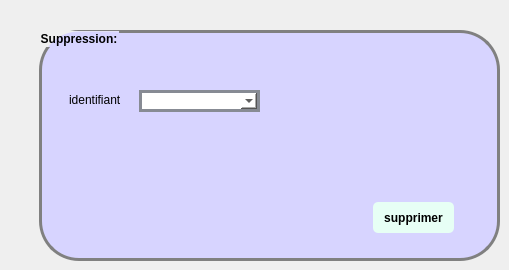
            <widget class="QWidget" name="tab_16">
             <attribute name="title">
              <string>Supprimer_commande</string>
             </attribute>
             <widget class="QGroupBox" name="groupBox_12">
              <property name="geometry">
               <rect>
                <x>39</x>
                <y>30</y>
                <width>461</width>
                <height>231</height>
               </rect>
              </property>
              <property name="styleSheet">
               <string notr="true">QGroupBox {
padding: 5px;
border-radius: 5px;
font-weight: bold;
border: 3px solid gray;
border-radius: 40px;
background: #d7d4ff;
}</string>
              </property>
              <property name="title">
               <string>Suppression:</string>
              </property>
              <widget class="QLabel" name="label_47">
               <property name="geometry">
                <rect>
                 <x>30</x>
                 <y>60</y>
                 <width>71</width>
                 <height>20</height>
                </rect>
               </property>
               <property name="text">
                <string>identifiant</string>
               </property>
              </widget>
              <widget class="QPushButton" name="pb_supprimer">
               <property name="geometry">
                <rect>
                 <x>334</x>
                 <y>172</y>
                 <width>81</width>
                 <height>31</height>
                </rect>
               </property>
               <property name="styleSheet">
                <string notr="true">QPushButton {
padding: 5px;
border-radius: 5px;
background-color:#e7fff5;
font-weight: bold;
}
QPushButton:hover
{
color :white;
}</string>
               </property>
               <property name="text">
                <string>supprimer</string>
               </property>
              </widget>
              <widget class="QComboBox" name="comboBox_id">
               <property name="geometry">
                <rect>
                 <x>100</x>
                 <y>60</y>
                 <width>121</width>
                 <height>22</height>
                </rect>
               </property>
               <property name="styleSheet">
                <string notr="true">QComboBox {
	font: 75 8pt &quot;MS Shell Dlg 2&quot;;
border: 3px solid #878b94;
border-radius: 40pxt;
background: white;
}</string>
               </property>
              </widget>
             </widget>
            </widget>
